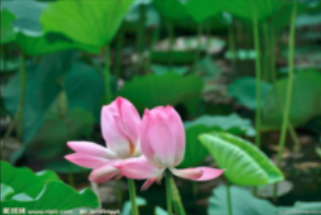
#> input picture 示例代码/CV专题1-手写数字识别/Hog_SVM/image/h.png, 321 x 215 px, found by its file name
$ jupyter execute '1_2读写图像_图像缩放.ipynb'
#> lines starting #> are read from the running program, lines starting #| are printed output that depends on the picture
[cell 1]
import cv2
import numpy as np

#### 读入图像

[cell 2]
img = cv2.imread('image\h.png')
#> img is the input picture: shape (215, 321, 3); mean B, G, R 66.2, 105.6, 57.3

[cell 3]
cv2.imshow('name',img)
cv2.waitKey(0)
cv2.destroyAllWindows()

[cell 4]
img.shape
#> Out = (215, 321, 3)

[cell 5]
taget_size = (400,200)#(宽,高)
img_scale = cv2.resize(img,taget_size)
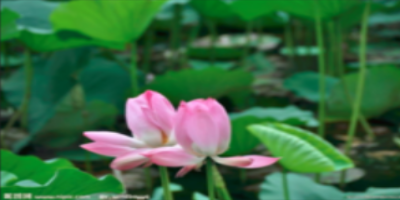
#> img_scale: shape (200, 400, 3); mean B, G, R 66, 105.4, 57.2
cv2.imshow('name',img_scale)
cv2.waitKey(0)
cv2.destroyAllWindows()

### 注意：

#### 在使用cv2.imread读取图像时，得到的array的shape是（高，宽）
#### 在使用cv2.resize时，第二个参数是输出图形的宽和高，即（宽，高）

[cell 6]
img_scale = cv2.resize(img,(0,0),fx=0.4,fy=1.8)#(宽,高)
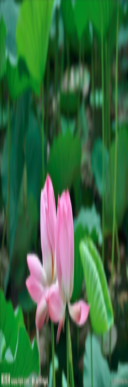
#> img_scale: shape (387, 128, 3); mean B, G, R 66.1, 105.6, 57.3
cv2.imshow('name',img_scale)
cv2.waitKey(0)
cv2.destroyAllWindows()
